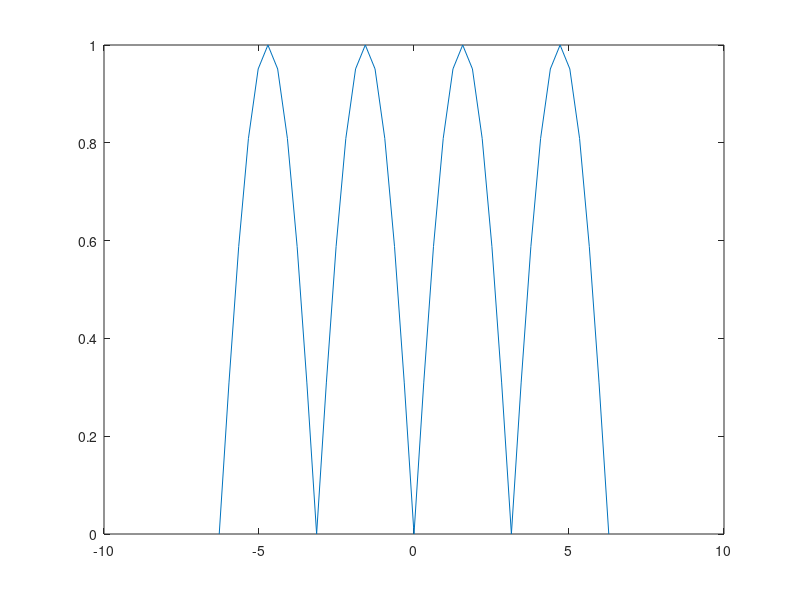

This figure's MATLAB source:
% Create an input array from -2*pi to 2*pi
t = -2*pi:pi/10:2*pi;

% Calculate |sin(t)|
x = abs(sin(t));

%Plot result
plot(t,x);